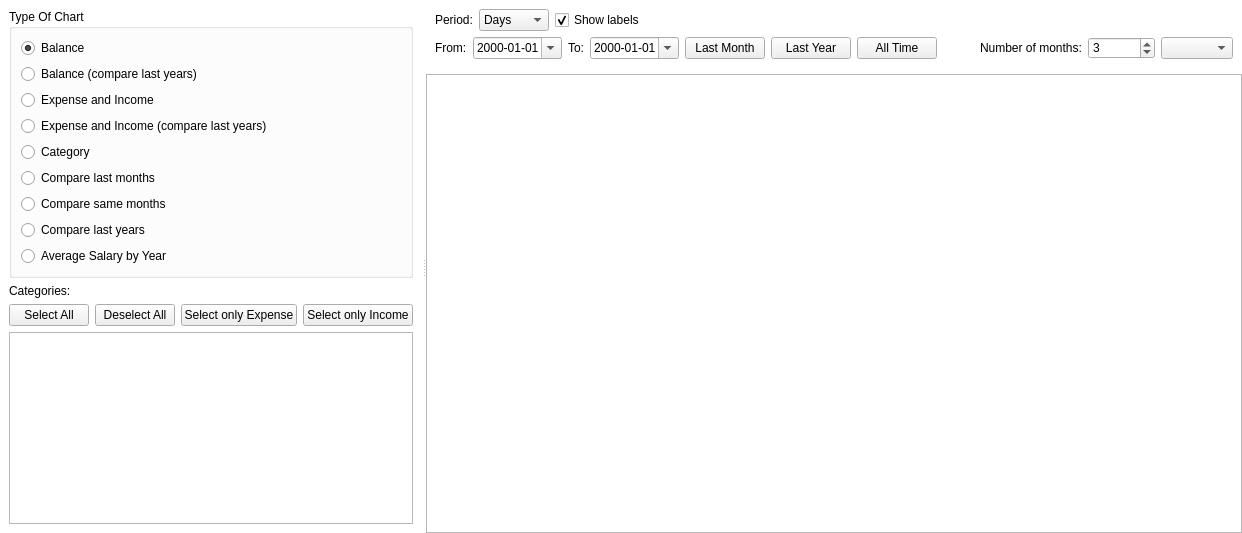
      <widget class="QWidget" name="tab_charts">
       <property name="styleSheet">
        <string notr="true">QWidget#tab_charts { background-color: #ffffff; }</string>
       </property>
       <attribute name="title">
        <string>Charts</string>
       </attribute>
       <layout class="QHBoxLayout" name="horizontalLayout_29">
        <item>
         <widget class="QSplitter" name="splitter_7">
          <property name="styleSheet">
           <string notr="true">QWidget#splitter_7 { background-color: #ffffff; }</string>
          </property>
          <property name="orientation">
           <enum>Qt::Orientation::Horizontal</enum>
          </property>
          <widget class="QFrame" name="frame_accounts_2">
           <property name="styleSheet">
            <string notr="true">QFrame#frame_accounts_2 { background-color: #ffffff; border: none; }</string>
           </property>
           <property name="minimumSize">
            <size>
             <width>300</width>
             <height>0</height>
            </size>
           </property>
           <property name="maximumSize">
            <size>
             <width>16777215</width>
             <height>16777215</height>
            </size>
           </property>
           <property name="frameShape">
            <enum>QFrame::Shape::NoFrame</enum>
           </property>
           <property name="frameShadow">
            <enum>QFrame::Shadow::Plain</enum>
           </property>
           <layout class="QVBoxLayout" name="verticalLayout_24">
            <item>
             <widget class="QGroupBox" name="groupBox_type_of_charts">
              <property name="minimumSize">
               <size>
                <width>301</width>
                <height>152</height>
               </size>
              </property>
              <property name="title">
               <string>Type Of Chart</string>
              </property>
              <layout class="QVBoxLayout" name="verticalLayout_23">
               <item>
                <widget class="QRadioButton" name="radioButton_type_of_chart_balance">
                 <property name="text">
                  <string>Balance</string>
                 </property>
                 <property name="checked">
                  <bool>true</bool>
                 </property>
                </widget>
               </item>
               <item>
                <widget class="QRadioButton" name="radioButton_type_of_chart_balance_compare_last_years">
                 <property name="text">
                  <string>Balance (compare last years)</string>
                 </property>
                </widget>
               </item>
               <item>
                <widget class="QRadioButton" name="radioButton_expense_and_income">
                 <property name="text">
                  <string>Expense and Income</string>
                 </property>
                </widget>
               </item>
               <item>
                <widget class="QRadioButton" name="radioButton_expense_and_income_compare_last_years">
                 <property name="text">
                  <string>Expense and Income (compare last years)</string>
                 </property>
                </widget>
               </item>
               <item>
                <widget class="QRadioButton" name="radioButton_type_of_chart_category">
                 <property name="text">
                  <string>Category</string>
                 </property>
                </widget>
               </item>
               <item>
                <widget class="QRadioButton" name="radioButton_type_of_chart_compare_last">
                 <property name="text">
                  <string>Compare last months</string>
                 </property>
                </widget>
               </item>
               <item>
                <widget class="QRadioButton" name="radioButton_type_of_chart_compare_same_months">
                 <property name="text">
                  <string>Compare same months</string>
                 </property>
                </widget>
               </item>
               <item>
                <widget class="QRadioButton" name="radioButton_type_of_chart_compare_last_years">
                 <property name="text">
                  <string>Compare last years</string>
                 </property>
                </widget>
               </item>
               <item>
                <widget class="QRadioButton" name="radioButton_type_of_chart_average_salary">
                 <property name="text">
                  <string>Average Salary by Year</string>
                 </property>
                </widget>
               </item>
              </layout>
             </widget>
            </item>
            <item>
             <widget class="QLabel" name="label_3">
              <property name="text">
               <string>Categories:</string>
              </property>
             </widget>
            </item>
            <item>
             <layout class="QHBoxLayout" name="horizontalLayout_14">
              <item>
               <widget class="QPushButton" name="pushButton_select_all">
                <property name="text">
                 <string>Select All</string>
                </property>
               </widget>
              </item>
              <item>
               <widget class="QPushButton" name="pushButton_select_deselect_all">
                <property name="text">
                 <string>Deselect All</string>
                </property>
               </widget>
              </item>
              <item>
               <widget class="QPushButton" name="pushButton_select_only_expense">
                <property name="text">
                 <string>Select only Expense</string>
                </property>
               </widget>
              </item>
              <item>
               <widget class="QPushButton" name="pushButton_select_only_income">
                <property name="text">
                 <string>Select only Income</string>
                </property>
               </widget>
              </item>
             </layout>
            </item>
            <item>
             <widget class="QListView" name="list_chart_categories" />
            </item>
           </layout>
          </widget>
          <widget class="QWidget" name="layoutWidget">
           <property name="styleSheet">
            <string notr="true">QWidget#layoutWidget { background-color: #ffffff; }</string>
           </property>
           <layout class="QVBoxLayout" name="verticalLayout_18">
            <item>
             <widget class="QFrame" name="frame_charts_controls">
              <property name="styleSheet">
               <string notr="true">QFrame#frame_charts_controls { background-color: #ffffff; border: none; }</string>
              </property>
              <property name="maximumSize">
               <size>
                <width>16777215</width>
                <height>120</height>
               </size>
              </property>
              <property name="frameShape">
               <enum>QFrame::Shape::NoFrame</enum>
              </property>
              <property name="frameShadow">
               <enum>QFrame::Shadow::Plain</enum>
              </property>
              <layout class="QVBoxLayout" name="verticalLayout_charts_controls">
               <item>
                <layout class="QHBoxLayout" name="horizontalLayout_charts_controls_1">
                 <item>
                  <widget class="QLabel" name="label_chart_period">
                   <property name="text">
                    <string>Period:</string>
                   </property>
                  </widget>
                 </item>
                 <item>
                  <widget class="QComboBox" name="comboBox_chart_period">
                   <item>
                    <property name="text">
                     <string>Days</string>
                    </property>
                   </item>
                   <item>
                    <property name="text">
                     <string>Months</string>
                    </property>
                   </item>
                   <item>
                    <property name="text">
                     <string>Years</string>
                    </property>
                   </item>
                  </widget>
                 </item>
                 <item>
                  <widget class="QCheckBox" name="checkBox_chart_show_labels">
                   <property name="text">
                    <string>Show labels</string>
                   </property>
                   <property name="checked">
                    <bool>true</bool>
                   </property>
                  </widget>
                 </item>
                 <item>
                  <spacer name="horizontalSpacer_charts">
                   <property name="orientation">
                    <enum>Qt::Orientation::Horizontal</enum>
                   </property>
                   <property name="sizeHint" stdset="0">
                    <size>
                     <width>40</width>
                     <height>20</height>
                    </size>
                   </property>
                  </spacer>
                 </item>
                </layout>
               </item>
               <item>
                <layout class="QHBoxLayout" name="horizontalLayout_charts_controls_2">
                 <item>
                  <widget class="QLabel" name="label_chart_from">
                   <property name="text">
                    <string>From:</string>
                   </property>
                  </widget>
                 </item>
                 <item>
                  <widget class="QDateEdit" name="dateEdit_chart_from">
                   <property name="displayFormat">
                    <string>yyyy-MM-dd</string>
                   </property>
                   <property name="calendarPopup">
                    <bool>true</bool>
                   </property>
                  </widget>
                 </item>
                 <item>
                  <widget class="QLabel" name="label_chart_to">
                   <property name="text">
                    <string>To:</string>
                   </property>
                  </widget>
                 </item>
                 <item>
                  <widget class="QDateEdit" name="dateEdit_chart_to">
                   <property name="displayFormat">
                    <string>yyyy-MM-dd</string>
                   </property>
                   <property name="calendarPopup">
                    <bool>true</bool>
                   </property>
                  </widget>
                 </item>
                 <item>
                  <widget class="QPushButton" name="pushButton_chart_last_month">
                   <property name="text">
                    <string>Last Month</string>
                   </property>
                  </widget>
                 </item>
                 <item>
                  <widget class="QPushButton" name="pushButton_chart_last_year">
                   <property name="text">
                    <string>Last Year</string>
                   </property>
                  </widget>
                 </item>
                 <item>
                  <widget class="QPushButton" name="pushButton_chart_all_time">
                   <property name="text">
                    <string>All Time</string>
                   </property>
                  </widget>
                 </item>
                 <item>
                  <spacer name="horizontalSpacer_charts_2">
                   <property name="orientation">
                    <enum>Qt::Orientation::Horizontal</enum>
                   </property>
                   <property name="sizeHint" stdset="0">
                    <size>
                     <width>40</width>
                     <height>20</height>
                    </size>
                   </property>
                  </spacer>
                 </item>
                 <item>
                  <widget class="QLabel" name="label_compare_last">
                   <property name="text">
                    <string>Number of months:</string>
                   </property>
                  </widget>
                 </item>
                 <item>
                  <widget class="CompactSpinBox" name="spinBox_compare_last">
                   <property name="maximum">
                    <number>100000</number>
                   </property>
                   <property name="value">
                    <number>3</number>
                   </property>
                  </widget>
                 </item>
                 <item>
                  <widget class="QComboBox" name="comboBox_compare_same_months" />
                 </item>
                </layout>
               </item>
              </layout>
             </widget>
            </item>
            <item>
             <widget class="QScrollArea" name="scrollArea_charts">
              <property name="widgetResizable">
               <bool>true</bool>
              </property>
              <widget class="QWidget" name="scrollAreaWidgetContents_charts">
               <property name="styleSheet">
                <string notr="true">QWidget#scrollAreaWidgetContents_charts { background-color: #ffffff; }</string>
               </property>
               <property name="geometry">
                <rect>
                 <x>0</x>
                 <y>0</y>
                 <width>919</width>
                 <height>643</height>
                </rect>
               </property>
               <layout class="QVBoxLayout" name="verticalLayout_charts_content" />
              </widget>
             </widget>
            </item>
           </layout>
          </widget>
         </widget>
        </item>
        <property name="leftMargin">
         <number>0</number>
        </property>
        <property name="topMargin">
         <number>0</number>
        </property>
        <property name="rightMargin">
         <number>0</number>
        </property>
        <property name="bottomMargin">
         <number>0</number>
        </property>
       </layout>
      </widget>
